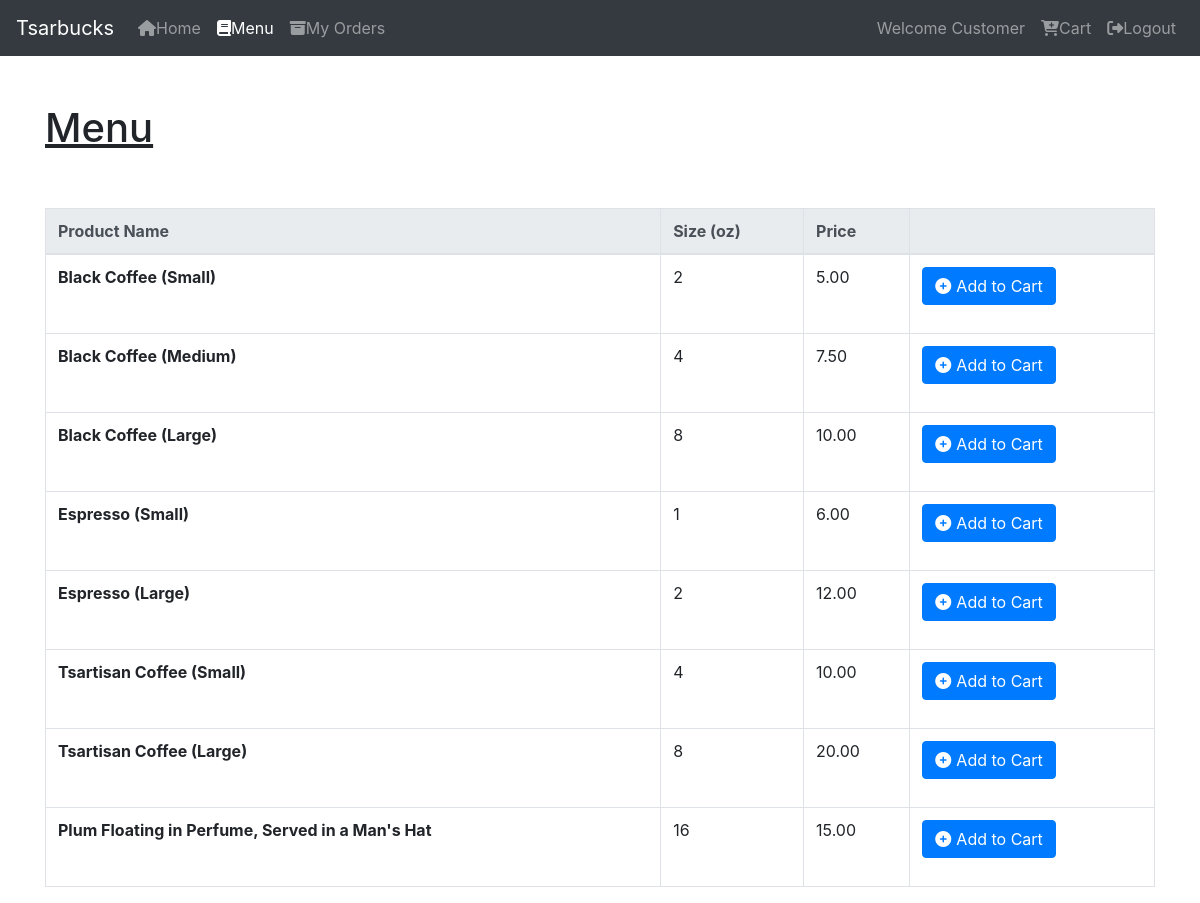
The app's page /customer/customer_menu.php (signed in) with its own data.
### tables this page shows
CREATE TABLE `products` (
	`product_id` int(10) unsigned NOT NULL AUTO_INCREMENT,
	`display_name` varchar(255) NOT NULL,
	`price` DECIMAL(4, 2) NOT NULL,
	`size` tinyint(2) NOT NULL COMMENT 'size in ounces',
	`created_at` TIMESTAMP NOT NULL DEFAULT CURRENT_TIMESTAMP,
	`updated_at` TIMESTAMP NULL DEFAULT NULL,
	PRIMARY KEY (`product_id`)
);

### customer/customer_menu.php (the view, shortened to what this page needs)
<?php
  include('../header.php');
    $productQuery = "SELECT * FROM products";
    $productResult = mysqli_query($conn, $productQuery);
    if(mysqli_num_rows($productResult) > 0) {
      $products = array();
      while($row = mysqli_fetch_object($productResult)) {
        array_push($products, $row);
      }
    }
?>
    <nav class="navbar navbar-expand-lg navbar-dark bg-dark">
      <a class="navbar-brand" href="#">Tsarbucks</a>
      <div class="collapse navbar-collapse" id="navbarSupportedContent">
        <ul class="navbar-nav mr-auto">
          <li class="nav-item">
            <a class="nav-link" href="customer_home.php"><i class="fa fa-home" aria-hidden="true"></i>Home</a>
          </li>
          <li class='nav-item active'>
            <a class='nav-link' href='customer_menu.php'><i class='fa fa-book' aria-hidden='true'></i>Menu</a>
          </li>
          <li class='nav-item'>
            <a class='nav-link' href='customer_orders.php'><i class="fa fa-archive" aria-hidden="true"></i>My Orders</a>
          </li>
        </ul>
        <ul class='navbar-nav'>
          <li class='nav-item'>
            <span class='nav-link'>Welcome <?php echo $_SESSION['dName'] ?></span>
          </li>
          <li class='nav-item'>
            <a class='nav-link' href="customer_cart.php"><i class="fa fa-cart-plus" aria-hidden="true"></i>Cart</a>
          </li>
          <li class='nav-item'>
            <a class='nav-link' href='../logout.php'><i class='fa fa-sign-out' aria-hidden='true'></i>Logout</a>
          </li>
        </ul>
      </div>
    </nav>
    <div class="container">
      <br><br>
      <h1><u>Menu</u></h1>
      <br><br>
      <?php
        if(count($products) != 0) {
      ?>
          <table class="table table-bordered">
            <thead class="thead-light">
              <tr>
                <th scope="col">Product Name</th>
                <th scope="col">Size (oz)</th>
                <th scope="col">Price</th>
                <th scope="col"></th>
              </tr>
            </thead>
            <tbody>
              <?php foreach($products as $product) { ?>
                <tr>
                  <th scope="row"><?php echo $product->display_name ?></th>
                  <td><?php echo $product->size ?></td>
                  <td><?php echo $product->price ?></td>
                  <td>
                  <form method="post">
                    <button class="btn btn-primary" type="submit" name="insert"><i class="fa fa-plus-circle" aria-hidden="true" style="margin-right: 5px;"></i>Add to Cart</button>
                  </form>
                </td>
                </tr>
              <?php } ?>
            </tbody>
          </table>
      <?php
        }
      ?>

### records on screen
products: display_name "Black Coffee (Small)", size "2", price "5.00"
products: display_name "Black Coffee (Medium)", size "4", price "7.50"
products: display_name "Black Coffee (Large)", size "8", price "10.00"
products: display_name "Espresso (Small)", size "1", price "6.00"
products: display_name "Espresso (Large)", size "2", price "12.00"
products: display_name "Tsartisan Coffee (Small)", size "4", price "10.00"
products: display_name "Tsartisan Coffee (Large)", size "8", price "20.00"
products: display_name "Plum Floating in Perfume, Served in a Man's Hat", size "16", price "15.00"

### other values on screen
$_SESSION['dName'] "Customer"
